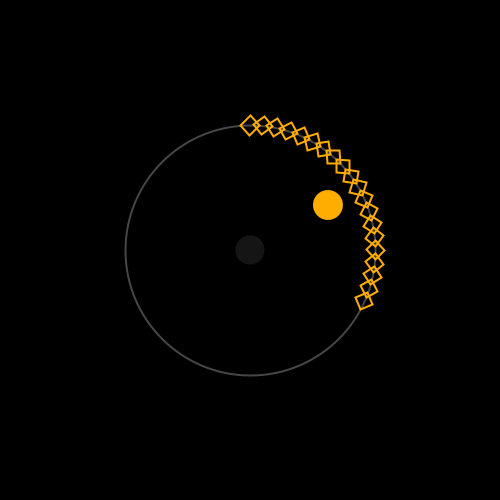
Frame 1 (no input)
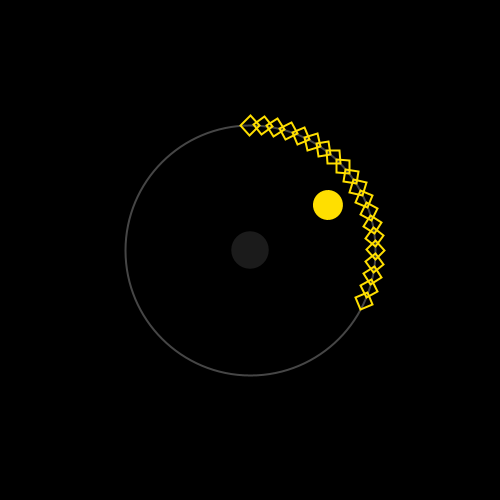
Frame 60 (the mouse pressed at the canvas centre just before this capture)
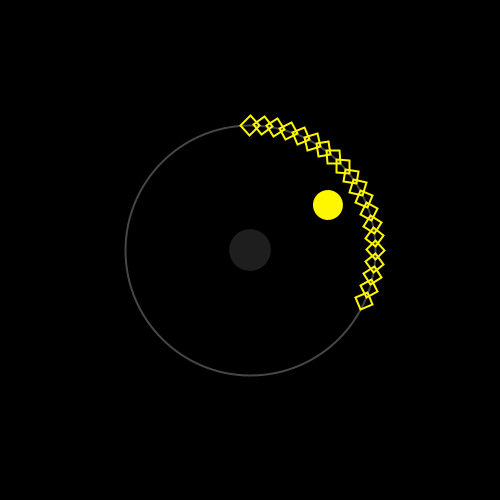
Frame 120 (the mouse held since frame 60 and released just before this capture)

The Processing sketch that drew these frames (run headless with seeded random() and noise(); from frame 60 on, the mouse is pressed at the canvas centre):

// Processing sketch: processing_169697
// ── processing_169697.pde

void setup()
{
  colorMode(HSB, 360, 100, 100);
  size(500, 500);
  background(0,0,0);
 
}

void draw()
{
  float sekunde = map(second(), 0, 60, 0, 250);

  float sekundenfarbe = map(second(),0,60,0,255);

  background(0,0,0);

  //Grundkreis
  pushMatrix();
  stroke(100);
  strokeWeight(2);
  noFill();
  ellipse(250, 250, 250, 250);
  popMatrix();

  //Sekundenkreis
  pushMatrix();
  noStroke();
  fill(sekundenfarbe);
  ellipse (250, 250, sekunde, sekunde);
  popMatrix();

  float minutes;

  //Minutenrechtecke
  
  for (int i=0; i<minute (); i=i+1) { //die for Schleife fasst alles ein und erstellt für jedes  Rechteck eine Matrix
    pushMatrix();
    translate(250, 250);
    minutes = map(i, 0, 60, 0, 2*PI); //variable i als value für map. i zählt von 0 hoch bis zur aktuellen minutenzahl (in 1er schritten)
    rotate(minutes); 
    println(minutes); //Zeigt dir den 
    
      pushMatrix();
    noFill();
    
    float minutenfarbe = map(second(),0,60,0,350);
    
    stroke(minutenfarbe, 100, 100);
    rectMode(CENTER);
    translate(0,-125);
    rotate(radians(45));
    rect(0,0, 13, 13);
      popMatrix();
        
    popMatrix();
  }



  float stunde = map(hour(), 0, 12, 0, 2*PI);

  //Stundenkreis
  pushMatrix();
  translate(250, 250);
  ellipseMode(CENTER);
  noStroke();
  
  float stundenfarbe = map(second(),0,60,0,350);
  
  fill(stundenfarbe, 100, 100);
  rotate(stunde);
  ellipse(0, -90, 30, 30);
  popMatrix();
}
